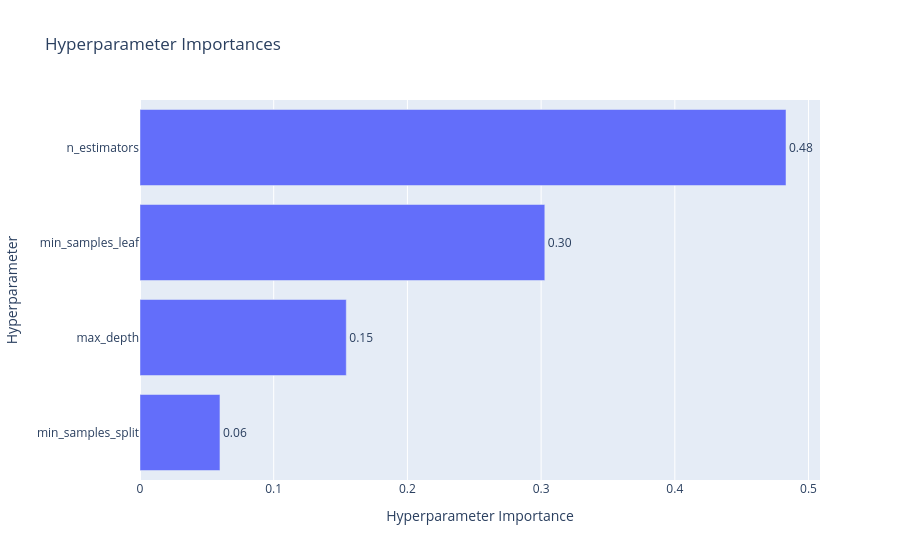

Notebook code cell kept with this figure:
### Code cell
plot_param_importances(study_rf)

### Figure 1 — Plotly figure (JSON) as saved in the notebook; plotly's stock layout.template omitted (floating-point values rounded to 4 significant figures)
{"data": [{"cliponaxis": false, "hovertemplate": ["min_samples_split (IntDistribution): 0.05980139754395491<extra></extra>", "max_depth (IntDistribution): 0.15428091342909775<extra></extra>", "min_samples_leaf (IntDistribution): 0.3027634881416648<extra></extra>", "n_estimators (IntDistribution): 0.48315420088528244<extra></extra>"], "name": "Objective Value", "orientation": "h", "text": ["0.06", "0.15", "0.30", "0.48"], "textposition": "outside", "type": "bar", "x": [0.0598, 0.1543, 0.3028, 0.4832], "y": ["min_samples_split", "max_depth", "min_samples_leaf", "n_estimators"]}], "layout": {"title": {"text": "Hyperparameter Importances"}, "xaxis": {"title": {"text": "Hyperparameter Importance"}}, "yaxis": {"title": {"text": "Hyperparameter"}}}}
